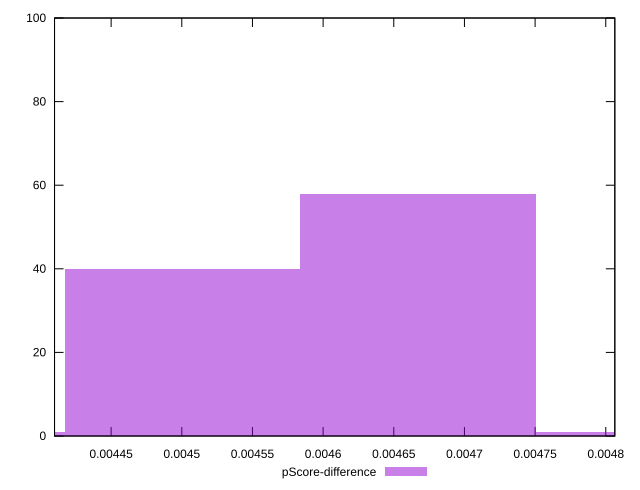

Write gnuplot code to recreate this figure.
reset

$pScoreDifference <<EOF
0.00483394064686536 1
0.004667253038352762 58
0.004500565429840163 40
0.004333877821327564 1
EOF

set key outside below
set boxwidth 0.00016668760851259863
set xrange [0.004409952835698727:0.004806408533209572]
set yrange [0:100]
set trange [0:100]
set style fill transparent solid 0.5 noborder
set terminal svg size 640, 490 enhanced background rgb 'white'
set output "reports/report_00030_2021-02-24T20-42-31.540Z/uses-long-cache-ttl/samples/music/pScore-difference/histogram.svg"

plot $pScoreDifference title "pScore-difference" with boxes

reset
